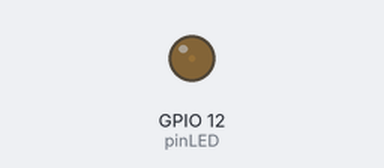
Recording of a sketch running on a simulated ESP32. Parts: output pins drawn as LEDs (lit = HIGH).

Above: at 0.05 s.
At 0.5 s:
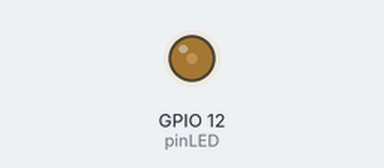
At 1.0 s:
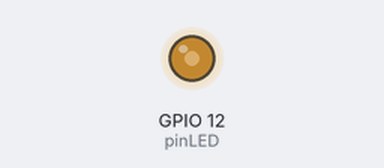
At 2.0 s:
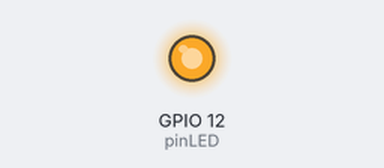
Timing chart, 0 to 4.7 s (numbered marks = the images above):
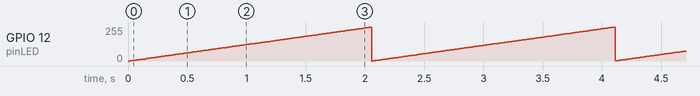

Measured:
- by itself, GPIO 12 (pinLED): ramps from 0/255 to 255/255 and jumps back, once every 2.0 s

The sketch:

sketch_apr3b.ino
```cpp
unsigned char PWM=0;
unsigned long current_time=0, start_time=0;

#define freq 500
#define bits 8
#define transition_time 2048/256
#define pinLED 12

void setup() {
  Serial.begin(115200);
  ledcAttach(pinLED, freq, bits);
  start_time=millis();
}

void loop() {
  current_time=millis();
  if(current_time-start_time>=transition_time){
    ledcWrite(pinLED, PWM);
    PWM++;
    start_time+=transition_time;
  }
}
```
